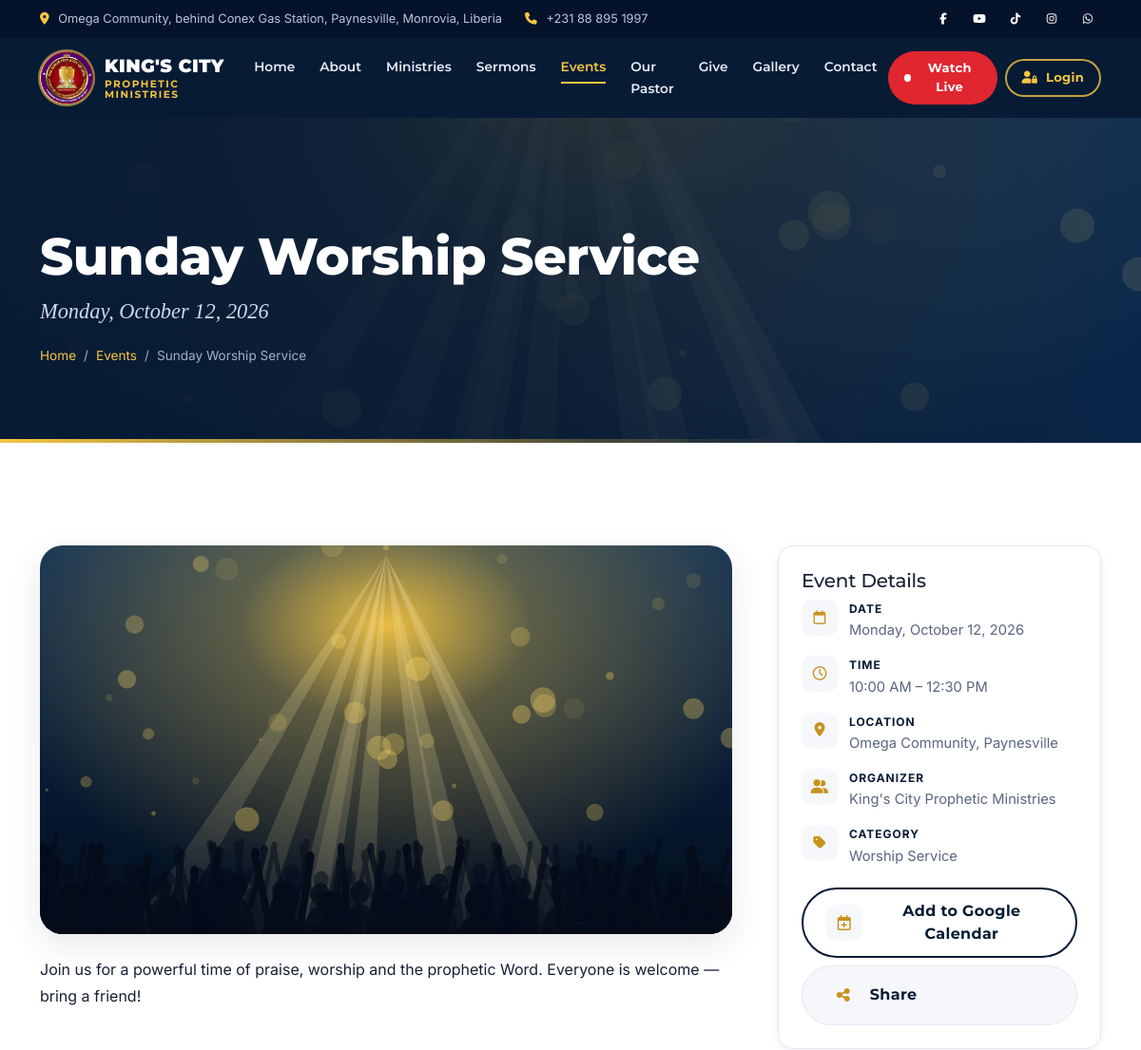
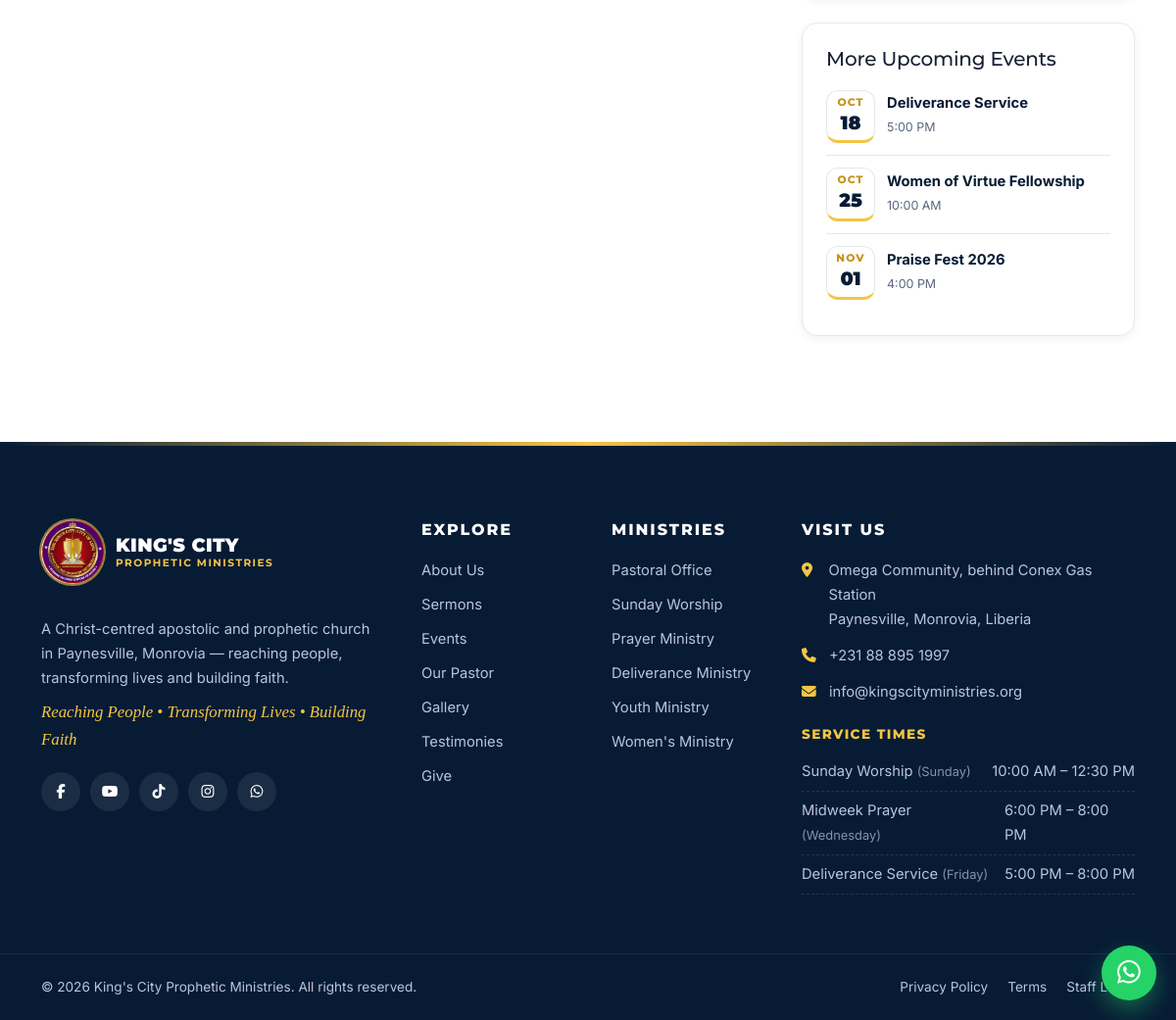
The app's page /event-details.php?slug=sunday-worship-service-oct-12 with its own data (2 pictures, top to bottom).
### tables this page shows
CREATE TABLE social_links (
  id         INT UNSIGNED AUTO_INCREMENT PRIMARY KEY,
  platform   VARCHAR(40) NOT NULL,
  url        VARCHAR(255) NOT NULL,
  icon       VARCHAR(60) NOT NULL,
  sort_order SMALLINT NOT NULL DEFAULT 0,
  is_active  TINYINT(1) NOT NULL DEFAULT 1
);

CREATE TABLE events (
  id                    INT UNSIGNED AUTO_INCREMENT PRIMARY KEY,
  title                 VARCHAR(200) NOT NULL,
  slug                  VARCHAR(220) NOT NULL UNIQUE,
  category_id           INT UNSIGNED NULL,
  department_id         INT UNSIGNED NULL,
  description           TEXT NULL,
  event_date            DATE NOT NULL,
  end_date              DATE NULL,
  start_time            TIME NULL,
  end_time              TIME NULL,
  location              VARCHAR(200) NULL,
  image                 VARCHAR(255) NULL,
  organizer             VARCHAR(120) NULL,
  requires_registration TINYINT(1) NOT NULL DEFAULT 0,
  registration_url      VARCHAR(255) NULL,
  is_featured           TINYINT(1) NOT NULL DEFAULT 0,
  status                ENUM('draft','published','cancelled') NOT NULL DEFAULT 'draft',
  created_by            INT UNSIGNED NULL,
  created_at            TIMESTAMP NOT NULL DEFAULT CURRENT_TIMESTAMP,
  updated_at            TIMESTAMP NOT NULL DEFAULT CURRENT_TIMESTAMP ON UPDATE CURRENT_TIMESTAMP,
  FOREIGN KEY (category_id) REFERENCES event_categories(id) ON DELETE SET NULL,
  FOREIGN KEY (department_id) REFERENCES departments(id) ON DELETE SET NULL,
  FOREIGN KEY (created_by) REFERENCES users(id) ON DELETE SET NULL,
  INDEX idx_events_pub (status, event_date)
);

CREATE TABLE event_categories (
  id         INT UNSIGNED AUTO_INCREMENT PRIMARY KEY,
  name       VARCHAR(80) NOT NULL,
  slug       VARCHAR(100) NOT NULL UNIQUE,
  sort_order SMALLINT NOT NULL DEFAULT 0
);

CREATE TABLE departments (
  id               INT UNSIGNED AUTO_INCREMENT PRIMARY KEY,
  name             VARCHAR(120) NOT NULL,
  slug             VARCHAR(140) NOT NULL UNIQUE,
  description      TEXT NULL,
  image            VARCHAR(255) NULL,
  icon             VARCHAR(60)  NULL DEFAULT 'fa-church',
  head_user_id     INT UNSIGNED NULL,
  head_name        VARCHAR(120) NULL COMMENT 'Shown publicly when the head has no account',
  contact_email    VARCHAR(190) NULL,
  contact_phone    VARCHAR(40)  NULL,
  meeting_schedule VARCHAR(255) NULL,
  is_public        TINYINT(1) NOT NULL DEFAULT 1 COMMENT 'Listed on the public Ministries page',
  sort_order       SMALLINT NOT NULL DEFAULT 0,
  status           ENUM('active','inactive') NOT NULL DEFAULT 'active',
  created_at       TIMESTAMP NOT NULL DEFAULT CURRENT_TIMESTAMP,
  updated_at       TIMESTAMP NOT NULL DEFAULT CURRENT_TIMESTAMP ON UPDATE CURRENT_TIMESTAMP,
  FOREIGN KEY (head_user_id) REFERENCES users(id) ON DELETE SET NULL,
  INDEX idx_dept_status (status, sort_order)
);

CREATE TABLE service_times (
  id          INT UNSIGNED AUTO_INCREMENT PRIMARY KEY,
  name        VARCHAR(120) NOT NULL,
  day_of_week VARCHAR(20) NOT NULL,
  start_time  TIME NOT NULL,
  end_time    TIME NULL,
  description VARCHAR(255) NULL,
  sort_order  SMALLINT NOT NULL DEFAULT 0,
  is_active   TINYINT(1) NOT NULL DEFAULT 1
);

### event-details.php (the view, shortened to what the rows shown need)
<?php
require __DIR__ . '/includes/bootstrap.php';
$ev = Event::bySlug((string) ($_GET['slug'] ?? '')) ?? abort(404, 'This event could not be found.');
$more = array_filter(Event::upcoming(4), fn($e) => (int) $e['id'] !== (int) $ev['id']);
require __DIR__ . '/includes/header.php';
echo page_banner($ev['title'], format_date($ev['event_date'], 'l, F j, Y'), $ev['image'] ?: 'assets/images/placeholders/hero-poster.svg', ['Events' => 'events.php']);
?>
<section class="section">
  <div class="container">
    <div class="row g-5">
      <div class="col-lg-8" data-aos="fade-up">
        <img class="detail-image" src="<?= e(media_url($ev['image'])) ?>" alt="<?= e($ev['title']) ?>" width="900" height="500">
        <div class="rich-text mt-4"><?= paragraphs($ev['description']) ?></div>
      </div>
      <aside class="col-lg-4">
        <div class="side-card event-facts" data-aos="fade-left">
          <h2 class="h5">Event Details</h2>
          <ul>
            <li><i class="fa-regular fa-calendar" aria-hidden="true"></i><span><strong></strong><?= e(format_date($ev['event_date'], 'l, F j, Y')) ?></span></li>
            <?php if ($ev['start_time']): ?><li><i class="fa-regular fa-clock" aria-hidden="true"></i><span><strong>Time</strong><?= e(time_range($ev['start_time'], $ev['end_time'])) ?></span></li><?php endif; ?>
            <?php if ($ev['location']): ?><li><i class="fa-solid fa-location-dot" aria-hidden="true"></i><span><strong>Location</strong><?= e($ev['location']) ?></span></li><?php endif; ?>
            <?php if ($ev['organizer']): ?><li><i class="fa-solid fa-user-group" aria-hidden="true"></i><span><strong>Organizer</strong><?= e($ev['organizer']) ?></span></li><?php endif; ?>
            <?php if ($ev['category_name']): ?><li><i class="fa-solid fa-tag" aria-hidden="true"></i><span><strong>Category</strong><?= e($ev['category_name']) ?></span></li><?php endif; ?>
          </ul>
        </div>
        <?php if ($more): ?>
        <div class="side-card mt-4" data-aos="fade-left" data-aos-delay="100">
          <h2 class="h5">More Upcoming Events</h2>
          <?php foreach (array_slice($more, 0, 3) as $m): ?>
            <a class="related-item" href="<?= e(url('event-details.php?slug=' . rawurlencode($m['slug']))) ?>"><?= date_chip($m['event_date']) ?><span><strong><?= e($m['title']) ?></strong><small><?= e(format_time($m['start_time'])) ?></small></span></a>
          <?php endforeach; ?>
        </div>
        <?php endif; ?>
      </aside>
    </div>
  </div>
</section>
<?php require __DIR__ . '/includes/footer.php'; ?>

### includes/components.php (shortened to what the rows shown need)
<?php
function bg_video_tag(?array $hero, string $class = 'bg-video'): string
{
    if (!HeroVideo::hasVideo($hero)) {
        return '';
    }
    $poster = media_url($hero['poster'], 'assets/images/placeholders/hero-poster.svg');
    return '<video class="' . e($class) . '" autoplay muted loop playsinline preload="none" poster="' . e($poster) . '" aria-hidden="true" tabindex="-1" data-bg-video'
        . ' data-mobile-src="' . e($hero['video_mobile'] ? media_url($hero['video_mobile']) : '') . '">'
        . ($hero['video_webm'] ? '<source data-src="' . e(media_url($hero['video_webm'])) . '" type="video/webm">' : '')
        . ($hero['video_mp4'] ? '<source data-src="' . e(media_url($hero['video_mp4'])) . '" type="video/mp4">' : '')
        . '</video>';
}
function page_banner(string $title, string $subtitle = '', string $image = 'assets/images/placeholders/hero-poster.svg', array $crumbs = [], string $heroPage = ''): string
{
    $hero = $heroPage ? HeroVideo::active($heroPage) : null;
    $video = bg_video_tag($hero);
    $crumbHtml = '<nav aria-label="Breadcrumb"><ol class="breadcrumb"><li class="breadcrumb-item"><a href="' . e(url()) . '">Home</a></li>';
    foreach ($crumbs as $label => $href) {
        $crumbHtml .= $href ? '<li class="breadcrumb-item"><a href="' . e(url($href)) . '">' . e($label) . '</a></li>' : '';
    }
    $crumbHtml .= '<li class="breadcrumb-item active" aria-current="page">' . e($title) . '</li></ol></nav>';
    return '<section class="page-banner' . ($video ? ' has-video' : '') . '" style="--banner:url(\'' . e(media_url($image)) . '\')">' . $video . '<div class="container">'
        . '<h1 data-aos="fade-up">' . e($title) . '</h1>' . ($subtitle ? '<p data-aos="fade-up" data-aos-delay="100">' . e($subtitle) . '</p>' : '')
        . '<div data-aos="fade-up" data-aos-delay="150">' . $crumbHtml . '</div></div></section>';
}
function date_chip(string $date): string
{
    return '<div class="date-chip" aria-hidden="true"><span>' . e(strtoupper(date('M', strtotime($date)))) . '</span><strong>' . e(date('d', strtotime($date))) . '</strong></div>';
}
function social_icons(string $class = 'social-icons'): string
{
    $html = '<ul class="' . e($class) . '">';
    foreach (social_links() as $s) {
        $html .= '<li><a href="' . e($s['url']) . '" target="_blank" rel="noopener" aria-label="' . e($s['platform']) . '"><i class="fa-brands ' . e($s['icon']) . '" aria-hidden="true"></i></a></li>';
    }
    return $html . '</ul>';
}

### includes/footer.php (shortened to what the rows shown need)
<?php
$footerMinistries = DB::all("SELECT name, slug FROM departments WHERE status = 'active' AND is_public = 1 ORDER BY sort_order LIMIT 6");
?>
</main>
<footer class="site-footer">
  <div class="container">
    <div class="row g-5">
      <div class="col-lg-4">
        <?= social_icons() ?>
      </div>
      <div class="col-6 col-lg-2">
        <h2 class="footer-title">Explore</h2>
      </div>
      <div class="col-6 col-lg-2">
        <h2 class="footer-title">Ministries</h2>
        <ul class="footer-links">
          <?php foreach ($footerMinistries as $m): ?><li><a href="<?= e(url('ministries.php#' . $m['slug'])) ?>"><?= e($m['name']) ?></a></li><?php endforeach; ?>
        </ul>
      </div>
      <div class="col-lg-4">
        <h2 class="footer-title">Visit Us</h2>
        <ul class="service-list">
          <?php foreach (service_times() as $s): ?>
            <li><span><?= e($s['name']) ?> <small>(<?= e($s['day_of_week']) ?>)</small></span><span><?= e(time_range($s['start_time'], $s['end_time'])) ?></span></li>
          <?php endforeach; ?>
        </ul>
      </div>
    </div>
  </div>
</footer>
</body>
</html>

### records on screen
events: image (picture), title "Sunday Worship Service", description "Join us for a powerful time of praise, worship and the prophetic Word. Everyone is welcome — bring a friend!", event_date "Monday, October 12, 2026", time_range($ev['start_time'], $ev['end_time']) "10:00 AM – 12:30 PM", location "Omega Community, Paynesville", organizer "King's City Prophetic Ministries"
event_categories: name "Worship Service"
events: event_date "OCT", event_date "18", title "Deliverance Service", start_time "5:00 PM"
events: event_date "OCT", event_date "25", title "Women of Virtue Fellowship", start_time "10:00 AM"
events: event_date "NOV", event_date "01", title "Praise Fest 2026", start_time "4:00 PM"
departments: name "Pastoral Office"
departments: name "Sunday Worship"
departments: name "Prayer Ministry"
departments: name "Deliverance Ministry"
departments: name "Youth Ministry"
departments: name "Women's Ministry"
service_times: name "Sunday Worship", day_of_week "Sunday", time_range($s['start_time'], $s['end_time']) "10:00 AM – 12:30 PM"
service_times: name "Midweek Prayer", day_of_week "Wednesday", time_range($s['start_time'], $s['end_time']) "6:00 PM – 8:00 PM"
service_times: name "Deliverance Service", day_of_week "Friday", time_range($s['start_time'], $s['end_time']) "5:00 PM – 8:00 PM"

### other values on screen
church_address_line() "Omega Community, behind Conex Gas Station, Paynesville, Monrovia, Liberia"
setting('phone') "+231 88 895 1997"
$shortName "KING'S CITY"
$restName "PROPHETIC MINISTRIES"
$label "Home"
$label "About"
$label "Ministries"
$label "Sermons"
$label "Events"
$label "Our Pastor"
$label "Give"
$label "Gallery"
$label "Contact"
$subtitle "Monday, October 12, 2026"
setting('church_short_name') "KING'S CITY"
